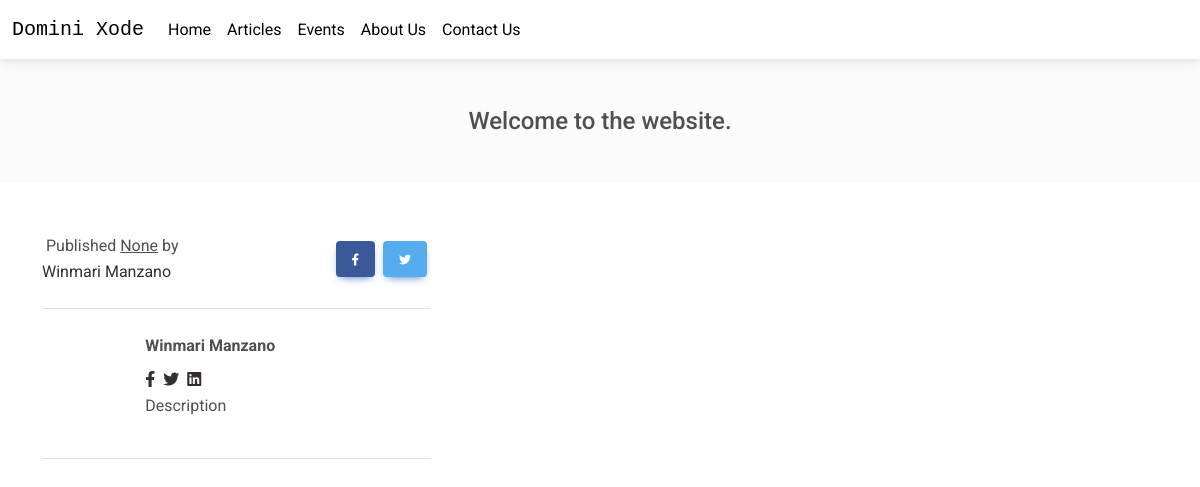
/articles/view_article/1, run on an earlier commit of the app's database.
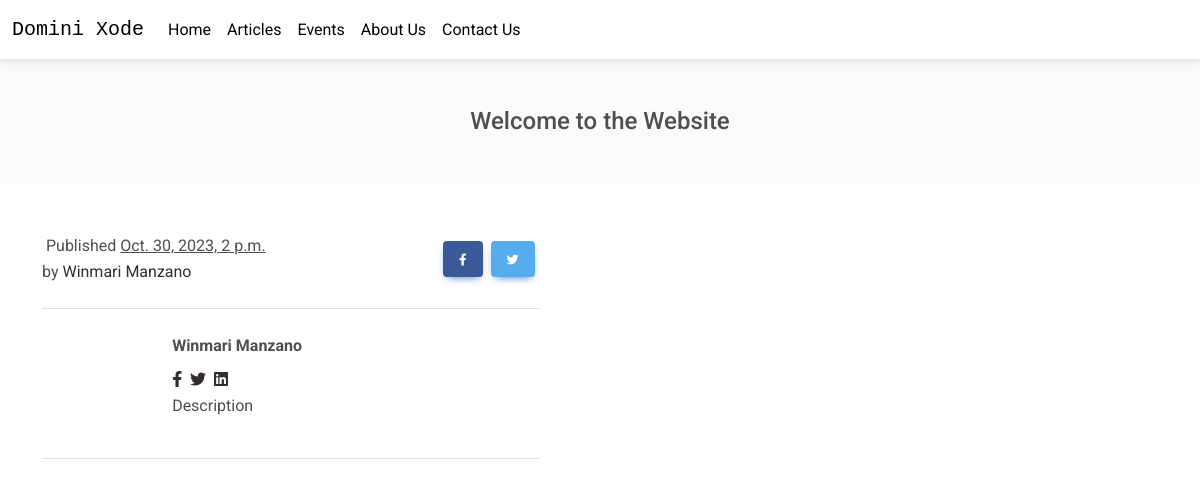
And on a later commit of the database.
### Models/models.py (models this page shows, shortened)
class Announcements(models.Model):
    title = models.CharField(max_length=255)
    author = models.ForeignKey(Account, on_delete=models.CASCADE)
    content = MarkdownxField(max_length=10000)
    date = models.DateTimeField(default=timezone.now)
    thumbnail = models.ImageField(null=True, blank=True, default  = 'static/img/domini_xode_logo.jpg', upload_to='static/img/')

class Account(AbstractUser):
    OrgRole = [(1, 'President'),(2, 'Internal Vice President'), (3, 'External Vice President'),
               (4, 'Treasurer'), (5, 'Secretary'),
               (6, "Assistant Secretary"), (7, "Auditor"), (8, "Outreach Program Director"), (9, "Event Coordinator"),
               (10, "Public Information Officer"), (11, "Digital Officer"), (12, "Representative"), (13, 'Member')
              ]
    role = models.IntegerField(choices=OrgRole, null=True, blank=True)
    image_link = models.CharField(max_length=555, default="https://preview.redd.it/h5gnz1ji36o61.png?width=225&format=png&auto=webp&s=84379f8d3bbe593a2e863c438cd03e84c8a474fa")
    description = models.CharField(max_length=255, default="Description")
    facebook_link = models.CharField(max_length=555, default="https://www.facebook.com")
    class Meta:
        ordering = ['role']
    def __str__(self):
        return f"{self.first_name} {self.last_name}"

### UserInterface/views.py (the view)
# urls.py: path('articles/view_article/<int:id>', views.view_article, name = 'view article'),
def view_article(request, id):
    article = get_object_or_404(Announcements, id=id)
    article.content = markdownify(article.content)
    return render(request, 'UserInterface/view_article.html', context={'article': article})

### UserInterface/templates/UserInterface/view_article.html (shortened to what this page needs)
{% extends 'UserInterface/base.html' %}
{% block content %}
    <div id="intro" class="p-5 text-center bg-light">
      <h1 class="mb-0 h4">{{article.title}}</h1>
    </div>
  <main class="mt-4 mb-5">
    <div class="container">
      <div class="row">
        <div class="col-auto mb-5">
          <section class="border-bottom mb-4">
            <div class="row align-items-center mb-4">
              <div class="col-lg-6 text-center text-lg-start mb-3 m-lg-0">
                <span> Published <u>{{article.date}}</u> by</span>
                <a href="" class="text-dark">{{article.author}}</a>
              </div>
              <div class="col-lg-6 text-center text-lg-end">
                <button type="button" class="btn btn-primary px-3 me-1" style="background-color: #3b5998;">
                  <i class="fab fa-facebook-f"></i>
                </button>
                <button type="button" class="btn btn-primary px-3 me-1" style="background-color: #55acee;">
                  <i class="fab fa-twitter"></i>
                </button>
              </div>
            </div>
          </section>
          <section class="border-bottom mb-4 pb-4">
            <div class="row">
              <div class="col-3">
              </div>
              <div class="col-9">
                <p class="mb-2"><strong>{{article.author}}</strong></p>
                <a href="" class="text-dark"><i class="fab fa-facebook-f me-1"></i></a>
                <a href="" class="text-dark"><i class="fab fa-twitter me-1"></i></a>
                <a href="" class="text-dark"><i class="fab fa-linkedin me-1"></i></a>
                <p>
                  {{article.author.description}}
                </p>
              </div>
            </div>
          </section>
{% endblock content %}

### UserInterface/templates/UserInterface/base.html (shortened to what this page needs)
<!doctype html>
<html lang="en" hx-history = 'false'>
  <head>
    {% load static %}
    <link type = 'css' rel="stylesheet" href="static/base.css">
   <nav class="navbar navbar-transparent navbar-expand-lg">
    <div class="container-fluid">
      <a class="navbar-brand font-monospace" href="#">Domini Xode</a>
      <div class="collapse navbar-collapse" id="navbarNav">
        <ul class="navbar-nav">
          <li class="nav-item">
            <a class="nav-link active"  hx-push-url="true" hx-swap = 'transition:true' hx-get = '/' hx-target = 'body' role="button"  hx-trigger = 'click'>Home</a>
          </li>
          <li class="nav-item">
            <a class="nav-link"   hx-swap = 'transition:true' hx-push-url="true" hx-target = '.block' hx-get = '/articles' hx-target = 'body'role="button"  hx-trigger = 'click'>Articles</a>
          </li>
          <li class="nav-item">
            <a class="nav-link"  hx-swap = 'transition:true' hx-get = '/events'  hx-push-url="true" hx-target = 'body'role="button"  hx-trigger = 'click'">Events</a>
          </li>
          <li class="nav-item">
            <a hx-get = '/about_us' hx-swap = 'transition:true' hx-target = 'body' hx-trigger = 'click'  hx-push-url="true" role="button" class="nav-link">About Us</a>
          </li>
          <li class="nav-item">
            <a hx-get = '/contact_us'  hx-swap = 'transition:true'hx-target = 'body' hx-trigger = 'click' class="nav-link"  role="button" hx-push-url="true">Contact Us</a>
          </li>
        </ul>
      </div>
    </div>
  </nav>
    <link href="https://cdn.jsdelivr.net/npm/bootstrap@5.2.0/dist/css/bootstrap.min.css" rel="stylesheet">
  </head>
<body class="containerss">
  <div class="block">
    {% block content %}
    {% endblock %}
  </div>
  <link
  href="https://cdnjs.cloudflare.com/ajax/libs/font-awesome/6.0.0/css/all.min.css"
  rel="stylesheet"
  />
  <link
  href="https://cdnjs.cloudflare.com/ajax/libs/mdb-ui-kit/6.4.2/mdb.min.css"
  rel="stylesheet"/>
  </body>
</html>

### UserInterface/templates/UserInterface/view_article.html (style rules this page uses)
a { color: black !important; }

What changed in the data, as far as the page shows it:
changed Announcements "Winmari Manzano": title "Welcome to the website." → "Welcome to the Website"; date "None" → "Oct. 30, 2023, 2 p.m."
